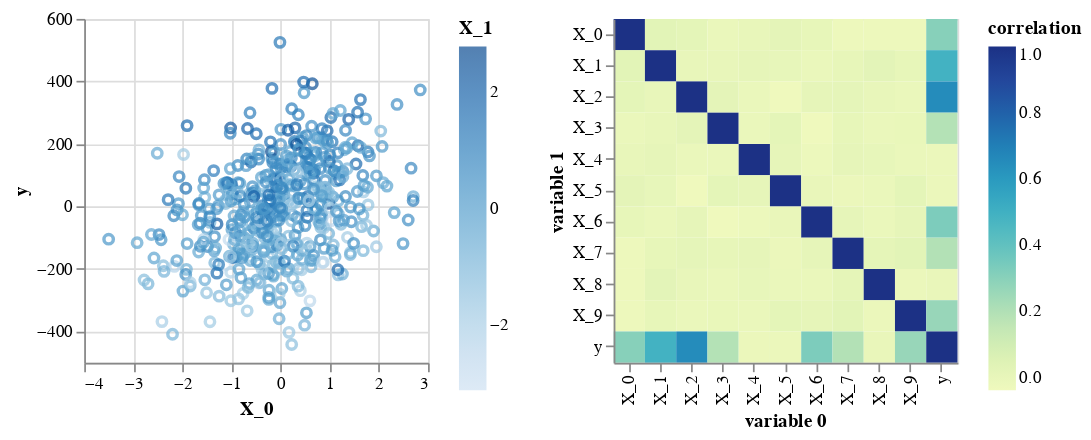

Notebook cell for this chart:
### Code cell
correlations = data.corr().stack().reset_index().rename(columns={0: 'correlation', 'level_0': 'variable 0', 'level_1': 'variable 1'})
# print(correlations.head())
corr_mat = alt.Chart(correlations[:500]).mark_rect().encode(
    x='variable 0:N',
    y='variable 1:N',
    color='correlation:Q'
).properties(
    width=200,
    height=200
)

combined_fig = alt.concat(
chart,
corr_mat
).resolve_scale(
    color='independent'
)

# un-comment to view
combined_fig

### Figure 1 — Vega-Lite specification as saved in the notebook (floating-point values rounded to 4 significant figures; data arrays with more than 128 entries replaced by an {"elided": "..."} marker saying what was removed)
{"config": {"view": {"continuousWidth": 400, "continuousHeight": 300}}, "concat": [{"data": {"name": "data-083c65539dd411a95e6696dbcc3950ca"}, "mark": "point", "encoding": {"color": {"type": "quantitative", "field": "X_1"}, "x": {"type": "quantitative", "field": "X_0"}, "y": {"type": "quantitative", "field": "y"}}, "height": 200, "width": 200}, {"data": {"name": "data-8a7ca64efa6d6a5ad2f200ce12c7d85b"}, "mark": "rect", "encoding": {"color": {"type": "quantitative", "field": "correlation"}, "x": {"type": "nominal", "field": "variable 0"}, "y": {"type": "nominal", "field": "variable 1"}}, "height": 200, "width": 200}], "resolve": {"scale": {"color": "independent"}}, "$schema": "https://vega.github.io/schema/vega-lite/v4.8.1.json", "datasets": {"data-083c65539dd411a95e6696dbcc3950ca": {"elided": "500 records"}, "data-8a7ca64efa6d6a5ad2f200ce12c7d85b": [{"variable 0": "X_0", "variable 1": "X_0", "correlation": 1.0}, {"variable 0": "X_0", "variable 1": "X_1", "correlation": 0.03015}, {"variable 0": "X_0", "variable 1": "X_2", "correlation": 0.01709}, {"variable 0": "X_0", "variable 1": "X_3", "correlation": -0.01494}, {"variable 0": "X_0", "variable 1": "X_4", "correlation": -0.003128}, {"variable 0": "X_0", "variable 1": "X_5", "correlation": 0.02059}, {"variable 0": "X_0", "variable 1": "X_6", "correlation": 0.003306}, {"variable 0": "X_0", "variable 1": "X_7", "correlation": -0.02597}, {"variable 0": "X_0", "variable 1": "X_8", "correlation": -0.02707}, {"variable 0": "X_0", "variable 1": "X_9", "correlation": -0.02882}, {"variable 0": "X_0", "variable 1": "y", "correlation": 0.304}, {"variable 0": "X_1", "variable 1": "X_0", "correlation": 0.03015}, {"variable 0": "X_1", "variable 1": "X_1", "correlation": 1.0}, {"variable 0": "X_1", "variable 1": "X_2", "correlation": -0.001345}, {"variable 0": "X_1", "variable 1": "X_3", "correlation": -0.003567}, {"variable 0": "X_1", "variable 1": "X_4", "correlation": 0.008416}, {"variable 0": "X_1", "variable 1": "X_5", "correlation": 0.0009171}, {"variable 0": "X_1", "variable 1": "X_6", "correlation": -0.01415}, {"variable 0": "X_1", "variable 1": "X_7", "correlation": 0.004781}, {"variable 0": "X_1", "variable 1": "X_8", "correlation": 0.02176}, {"variable 0": "X_1", "variable 1": "X_9", "correlation": 0.00207}, {"variable 0": "X_1", "variable 1": "y", "correlation": 0.4904}, {"variable 0": "X_2", "variable 1": "X_0", "correlation": 0.01709}, {"variable 0": "X_2", "variable 1": "X_1", "correlation": -0.001345}, {"variable 0": "X_2", "variable 1": "X_2", "correlation": 1.0}, {"variable 0": "X_2", "variable 1": "X_3", "correlation": 0.02034}, {"variable 0": "X_2", "variable 1": "X_4", "correlation": -0.01275}, {"variable 0": "X_2", "variable 1": "X_5", "correlation": -0.03851}, {"variable 0": "X_2", "variable 1": "X_6", "correlation": 0.007447}, {"variable 0": "X_2", "variable 1": "X_7", "correlation": 0.01282}, {"variable 0": "X_2", "variable 1": "X_8", "correlation": 0.0002077}, {"variable 0": "X_2", "variable 1": "X_9", "correlation": -0.01338}, {"variable 0": "X_2", "variable 1": "y", "correlation": 0.6511}, {"variable 0": "X_3", "variable 1": "X_0", "correlation": -0.01494}, {"variable 0": "X_3", "variable 1": "X_1", "correlation": -0.003567}, {"variable 0": "X_3", "variable 1": "X_2", "correlation": 0.02034}, {"variable 0": "X_3", "variable 1": "X_3", "correlation": 1.0}, {"variable 0": "X_3", "variable 1": "X_4", "correlation": -0.01457}, {"variable 0": "X_3", "variable 1": "X_5", "correlation": 0.01654}, {"variable 0": "X_3", "variable 1": "X_6", "correlation": -0.0367}, {"variable 0": "X_3", "variable 1": "X_7", "correlation": 0.002948}, {"variable 0": "X_3", "variable 1": "X_8", "correlation": -0.01482}, {"variable 0": "X_3", "variable 1": "X_9", "correlation": -0.006232}, {"variable 0": "X_3", "variable 1": "y", "correlation": 0.1916}, {"variable 0": "X_4", "variable 1": "X_0", "correlation": -0.003128}, {"variable 0": "X_4", "variable 1": "X_1", "correlation": 0.008416}, {"variable 0": "X_4", "variable 1": "X_2", "correlation": -0.01275}, {"variable 0": "X_4", "variable 1": "X_3", "correlation": -0.01457}, {"variable 0": "X_4", "variable 1": "X_4", "correlation": 1.0}, {"variable 0": "X_4", "variable 1": "X_5", "correlation": 0.01021}, {"variable 0": "X_4", "variable 1": "X_6", "correlation": -0.0226}, {"variable 0": "X_4", "variable 1": "X_7", "correlation": 0.007569}, {"variable 0": "X_4", "variable 1": "X_8", "correlation": 0.0008179}, {"variable 0": "X_4", "variable 1": "X_9", "correlation": -0.01025}, {"variable 0": "X_4", "variable 1": "y", "correlation": -0.01667}, {"variable 0": "X_5", "variable 1": "X_0", "correlation": 0.02059}, {"variable 0": "X_5", "variable 1": "X_1", "correlation": 0.0009171}, {"variable 0": "X_5", "variable 1": "X_2", "correlation": -0.03851}, {"variable 0": "X_5", "variable 1": "X_3", "correlation": 0.01654}, {"variable 0": "X_5", "variable 1": "X_4", "correlation": 0.01021}, {"variable 0": "X_5", "variable 1": "X_5", "correlation": 1.0}, {"variable 0": "X_5", "variable 1": "X_6", "correlation": -0.005668}, {"variable 0": "X_5", "variable 1": "X_7", "correlation": -0.01587}, {"variable 0": "X_5", "variable 1": "X_8", "correlation": -0.01143}, {"variable 0": "X_5", "variable 1": "X_9", "correlation": 0.0173}, {"variable 0": "X_5", "variable 1": "y", "correlation": -0.01517}, {"variable 0": "X_6", "variable 1": "X_0", "correlation": 0.003306}, {"variable 0": "X_6", "variable 1": "X_1", "correlation": -0.01415}, {"variable 0": "X_6", "variable 1": "X_2", "correlation": 0.007447}, {"variable 0": "X_6", "variable 1": "X_3", "correlation": -0.0367}, {"variable 0": "X_6", "variable 1": "X_4", "correlation": -0.0226}, {"variable 0": "X_6", "variable 1": "X_5", "correlation": -0.005668}, {"variable 0": "X_6", "variable 1": "X_6", "correlation": 1.0}, {"variable 0": "X_6", "variable 1": "X_7", "correlation": 0.00975}, {"variable 0": "X_6", "variable 1": "X_8", "correlation": -0.01127}, {"variable 0": "X_6", "variable 1": "X_9", "correlation": 0.00949}, {"variable 0": "X_6", "variable 1": "y", "correlation": 0.3291}, {"variable 0": "X_7", "variable 1": "X_0", "correlation": -0.02597}, {"variable 0": "X_7", "variable 1": "X_1", "correlation": 0.004781}, {"variable 0": "X_7", "variable 1": "X_2", "correlation": 0.01282}, {"variable 0": "X_7", "variable 1": "X_3", "correlation": 0.002948}, {"variable 0": "X_7", "variable 1": "X_4", "correlation": 0.007569}, {"variable 0": "X_7", "variable 1": "X_5", "correlation": -0.01587}, {"variable 0": "X_7", "variable 1": "X_6", "correlation": 0.00975}, {"variable 0": "X_7", "variable 1": "X_7", "correlation": 1.0}, {"variable 0": "X_7", "variable 1": "X_8", "correlation": 0.01466}, {"variable 0": "X_7", "variable 1": "X_9", "correlation": 0.028}, {"variable 0": "X_7", "variable 1": "y", "correlation": 0.1946}, {"variable 0": "X_8", "variable 1": "X_0", "correlation": -0.02707}, {"variable 0": "X_8", "variable 1": "X_1", "correlation": 0.02176}, {"variable 0": "X_8", "variable 1": "X_2", "correlation": 0.0002077}, {"variable 0": "X_8", "variable 1": "X_3", "correlation": -0.01482}, {"variable 0": "X_8", "variable 1": "X_4", "correlation": 0.0008179}, {"variable 0": "X_8", "variable 1": "X_5", "correlation": -0.01143}, {"variable 0": "X_8", "variable 1": "X_6", "correlation": -0.01127}, {"variable 0": "X_8", "variable 1": "X_7", "correlation": 0.01466}, {"variable 0": "X_8", "variable 1": "X_8", "correlation": 1.0}, {"variable 0": "X_8", "variable 1": "X_9", "correlation": -0.01567}, {"variable 0": "X_8", "variable 1": "y", "correlation": -0.00561}, {"variable 0": "X_9", "variable 1": "X_0", "correlation": -0.02882}, {"variable 0": "X_9", "variable 1": "X_1", "correlation": 0.00207}, {"variable 0": "X_9", "variable 1": "X_2", "correlation": -0.01338}, {"variable 0": "X_9", "variable 1": "X_3", "correlation": -0.006232}, {"variable 0": "X_9", "variable 1": "X_4", "correlation": -0.01025}, {"variable 0": "X_9", "variable 1": "X_5", "correlation": 0.0173}, {"variable 0": "X_9", "variable 1": "X_6", "correlation": 0.00949}, {"variable 0": "X_9", "variable 1": "X_7", "correlation": 0.028}, {"variable 0": "X_9", "variable 1": "X_8", "correlation": -0.01567}, {"variable 0": "X_9", "variable 1": "X_9", "correlation": 1.0}, {"variable 0": "X_9", "variable 1": "y", "correlation": 0.2639}, {"variable 0": "y", "variable 1": "X_0", "correlation": 0.304}, {"variable 0": "y", "variable 1": "X_1", "correlation": 0.4904}, {"variable 0": "y", "variable 1": "X_2", "correlation": 0.6511}, {"variable 0": "y", "variable 1": "X_3", "correlation": 0.1916}, {"variable 0": "y", "variable 1": "X_4", "correlation": -0.01667}, {"variable 0": "y", "variable 1": "X_5", "correlation": -0.01517}, {"variable 0": "y", "variable 1": "X_6", "correlation": 0.3291}, {"variable 0": "y", "variable 1": "X_7", "correlation": 0.1946}, {"variable 0": "y", "variable 1": "X_8", "correlation": -0.00561}, {"variable 0": "y", "variable 1": "X_9", "correlation": 0.2639}, {"variable 0": "y", "variable 1": "y", "correlation": 1.0}]}}
